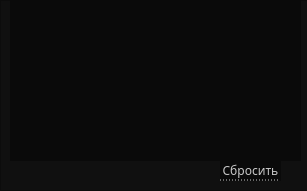
   <widget class="QWidget" name="proizvoditel">
    <property name="geometry">
     <rect>
      <x>0</x>
      <y>0</y>
      <width>307</width>
      <height>191</height>
     </rect>
    </property>
    <attribute name="icon">
     <iconset>
      <normaloff>../../images/down-arrow.png</normaloff>
      <activeoff>../../images/up-arrow.png</activeoff>../../images/down-arrow.png</iconset>
    </attribute>
    <attribute name="label">
     <string>Производитель ОЗУ</string>
    </attribute>
    <widget class="QFrame" name="frameProizv">
     <property name="geometry">
      <rect>
       <x>0</x>
       <y>0</y>
       <width>311</width>
       <height>191</height>
      </rect>
     </property>
     <property name="styleSheet">
      <string notr="true">QFrame{
	background-color: #101010;
}
</string>
     </property>
     <property name="frameShape">
      <enum>QFrame::StyledPanel</enum>
     </property>
     <property name="frameShadow">
      <enum>QFrame::Raised</enum>
     </property>
     <widget class="QTableWidget" name="tableProizv">
      <property name="enabled">
       <bool>true</bool>
      </property>
      <property name="geometry">
       <rect>
        <x>10</x>
        <y>0</y>
        <width>291</width>
        <height>161</height>
       </rect>
      </property>
      <property name="font">
       <font>
        <family>Montserrat Medium</family>
        <stylestrategy>PreferAntialias</stylestrategy>
       </font>
      </property>
      <property name="mouseTracking">
       <bool>true</bool>
      </property>
      <property name="focusPolicy">
       <enum>Qt::NoFocus</enum>
      </property>
      <property name="autoFillBackground">
       <bool>false</bool>
      </property>
      <property name="styleSheet">
       <string notr="true">QTableWidget QTableCornerButton::section
{
	background: rgb(30, 30, 30);
	border-style: solid;
	border-width: 1px;
}

QTableWidget::item
{
	background: rgb(10, 10, 10);
 	border-bottom: 1px solid rgb(60,60,60); 
	border-right: 0px;
	border-left: 0px;
	border-top:0px;
}

QTableView
{
	background: rgb(10, 10, 10);
	color: #dddddd;
	border-top: 0px;
	border-right: 0px;
	border-left: 0px;
	border-bottom: 0px;
}

QTableWidget::item:hover {
    color: white;
	border-bottom: 1px solid rgb(180,180,180);
}      

QTableWidget::item:selected
{
 	color: white;
	border-bottom: 1px solid rgb(180,180,180);
}

QScrollBar:vertical {
	border: none;
    background-color: #151515;
    width: 8px;
    margin: 15px 0 15px 0;
	border-radius: 0px;
 }

/*  HANDLE BAR VERTICAL */
QScrollBar::handle:vertical {	
	background-color: #151515;
	min-height: 30px;
	border-radius: 0px;
	border: 1px solid;
	border-right: 0px;
	border-color: rgb(60,60,60);
}
QScrollBar::handle:vertical:hover{	
	background-color:  rgb(50,50,50);
	border-color: rgb(60,60,60);
}
QScrollBar::handle:vertical:pressed {	
	background-color: rgb(120, 0, 2);
}

/* BTN TOP - SCROLLBAR */
QScrollBar::sub-line:vertical {
	background-color: #151515;
	height: 15px;
	subcontrol-position: top;
	subcontrol-origin: margin;
	border: 0px;
	border-bottom: 1px solid rgb(180, 0, 0);
}
QScrollBar::sub-line:vertical:hover {	
	background-color: #575757;
	border-color: #242424;
}
QScrollBar::sub-line:vertical:pressed {	
	background-color: rgb(120, 0, 2);
}

/* BTN BOTTOM - SCROLLBAR */
QScrollBar::add-line:vertical {
	background-color: #151515;
	height: 15px;
	subcontrol-position: bottom;
	subcontrol-origin: margin;
	border: 1px solid;
	border-color: rgb(60,60,60);
	border: 1px solid;
	border-top:1px solid rgb(180, 0, 0);
	border-right: 0px;
	border-bottom: 0px;
}
QScrollBar::add-line:vertical:hover {	
	background-color: #575757;
	border-color: #242424;
}
QScrollBar::add-line:vertical:pressed {	
	background-color: rgb(120, 0, 2);
}
/* RESET ARROW */
QScrollBar::up-arrow:vertical, QScrollBar::down-arrow:vertical {
	background: none;
}

QScrollBar::add-page:vertical, QScrollBar::sub-page:vertical {
	background: none;
}</string>
      </property>
      <property name="editTriggers">
       <set>QAbstractItemView::AnyKeyPressed|QAbstractItemView::EditKeyPressed|QAbstractItemView::SelectedClicked</set>
      </property>
      <property name="selectionMode">
       <enum>QAbstractItemView::MultiSelection</enum>
      </property>
      <property name="selectionBehavior">
       <enum>QAbstractItemView::SelectRows</enum>
      </property>
      <property name="showGrid">
       <bool>false</bool>
      </property>
      <property name="gridStyle">
       <enum>Qt::SolidLine</enum>
      </property>
      <property name="sortingEnabled">
       <bool>true</bool>
      </property>
      <attribute name="horizontalHeaderVisible">
       <bool>false</bool>
      </attribute>
      <attribute name="horizontalHeaderCascadingSectionResizes">
       <bool>true</bool>
      </attribute>
      <attribute name="horizontalHeaderDefaultSectionSize">
       <number>120</number>
      </attribute>
      <attribute name="horizontalHeaderHighlightSections">
       <bool>false</bool>
      </attribute>
      <attribute name="horizontalHeaderMinimumSectionSize">
       <number>15</number>
      </attribute>
      <attribute name="horizontalHeaderShowSortIndicator" stdset="0">
       <bool>true</bool>
      </attribute>
      <attribute name="horizontalHeaderStretchLastSection">
       <bool>false</bool>
      </attribute>
      <attribute name="verticalHeaderVisible">
       <bool>false</bool>
      </attribute>
      <attribute name="verticalHeaderCascadingSectionResizes">
       <bool>false</bool>
      </attribute>
      <attribute name="verticalHeaderMinimumSectionSize">
       <number>10</number>
      </attribute>
      <column>
       <property name="text">
        <string>Выбор</string>
       </property>
      </column>
      <column>
       <property name="text">
        <string>Название</string>
       </property>
      </column>
     </widget>
     <widget class="QPushButton" name="btnResetProizv">
      <property name="geometry">
       <rect>
        <x>220</x>
        <y>160</y>
        <width>61</width>
        <height>21</height>
       </rect>
      </property>
      <property name="font">
       <font>
        <family>Montserrat Medium</family>
        <pointsize>9</pointsize>
       </font>
      </property>
      <property name="styleSheet">
       <string notr="true">QPushButton
{
	background-color: rgb(10, 10, 10);
	color:  rgb(200,200, 200);
	border: 0px;
	border-bottom: 1px dotted rgb(200, 200, 200);
}

QPushButton::hover
{
	color: red;
	border-bottom: 1px dotted red;
}
</string>
      </property>
      <property name="text">
       <string>Сбросить</string>
      </property>
     </widget>
    </widget>
   </widget>
